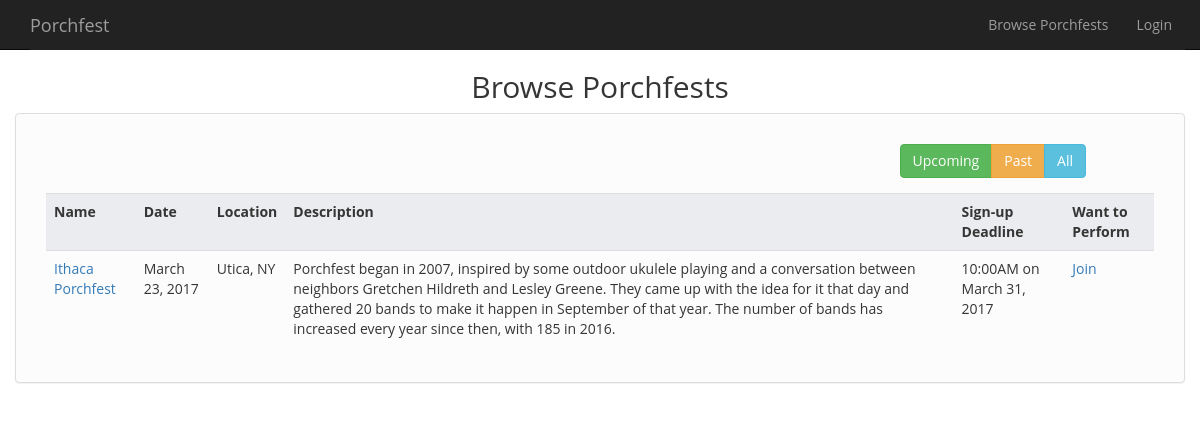
Page /html/browse.php on the earlier database version.
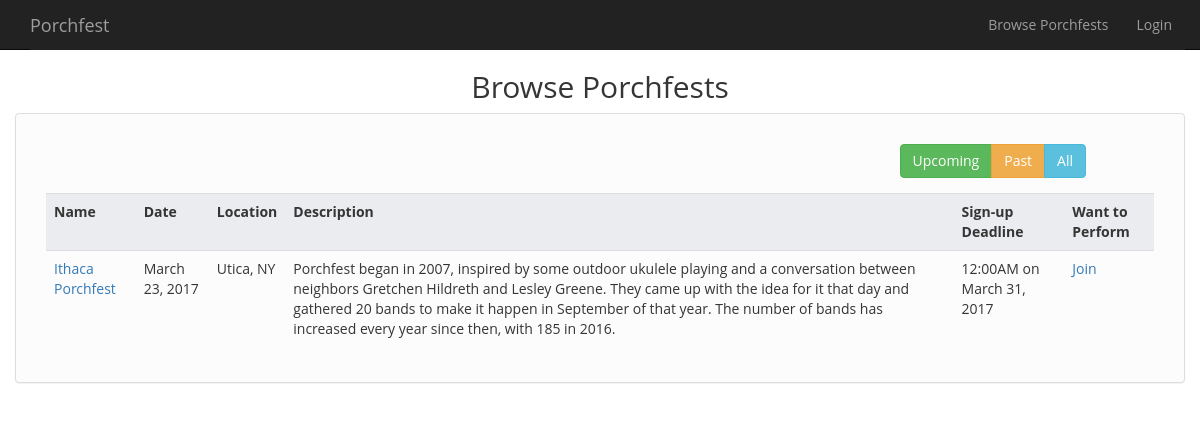
Same page on the later database version.
### tables this page shows
CREATE TABLE `porchfests` (
  `PorchfestID` int(11) NOT NULL,
  `URL` varchar(255) NOT NULL,
  `Name` varchar(255) NOT NULL,
  `Nickname` varchar(255) NOT NULL,
  `Location` varchar(255) NOT NULL,
  `Date` date NOT NULL,
  `Description` text NOT NULL,
  `Deadline` date NOT NULL,
  `Published` tinyint(1) NOT NULL,
  `Scheduled` tinyint(1) NOT NULL DEFAULT '0'
);

### html/browse.php (the view, shortened to what this page needs)
<!DOCTYPE html>
<html lang="en">
<head>
  <?php require_once "../php/modules/stdHead.php" ?>
  <link rel="stylesheet" href="./css/responsive-tables.css">
</head>
<body>
<?php require_once "../php/modules/navigation.php"; ?>
<div class="container">
  <div class="row">
    <h2 class="text-center" > Browse Porchfests </h2>
  </div>
  <div class="row">
    <div class="panel panel-default">
      <div class="panel-body">
        <div class="table-container table-responsive">
          <div class="col-xs-9 col-xs-offset-3 col-sm-4 col-sm-offset-8 col-md-3 col-md-offset-9">
            <div class="btn-group">
              <button type="button" class="btn btn-success btn-filter" data-target="upcoming"> Upcoming </button>
              <button type="button" class="btn btn-warning btn-filter" data-target="past"> Past </button>
              <button type="button" class="btn btn-info btn-filter" data-target="all"> All </button>
            </div>
          </div>
          <div class="col-md-12">
            <table class="responsive table">
              <tr data-status= "fixed">
                <th> Name </th>
                <th> Date </th>
                <th> Location </th>
                <th> Description </th>
                <th> Sign-up Deadline </th>
                <th> Want to Perform </th>
              </tr>
              <?php
                $conn = $mysqli = new mysqli(DB_HOST, DB_USER, DB_PASSWORD, DB_NAME);
                $sql = "SELECT * FROM porchfests ORDER BY Name";
                $result = $conn->query($sql);
                while($porchfest = $result->fetch_assoc()) {
                  $status = 'upcoming';
                  if (strtotime($porchfest['Date']) < date("Y-m-d")) {
                    $status = 'past';
                  }
                  $day = date_format(date_create($porchfest['Date']), 'F j, Y');
                  $deadline = date_format(date_create($porchfest['Deadline']), 'g:iA \o\n F j, Y');
                  $href = '"view/' . strtolower($porchfest['Nickname']);
                  echo '<tr data-status = "' . $status . '">
                        <td>
                          <a href=' . $href . '">' . $porchfest['Name'] . '</a>
                        </td>
                        <td>' . $day . '</td>
                        <td>' . $porchfest['Location'] . '</td>
                        <td>' . $porchfest['Description'] . '</td>
                        <td>' . $deadline . '</td>
                        <td>
                          <a href="bandsignup/' . strtolower($porchfest['Nickname']) . '"> Join </a>
                        </td>
                      </tr>';
                }
              ?>
            </table>
          </div>
        </div>
      </div>
    </div>
  </div>
</div>
</body>
</html>

Differences in the rows shown:
changed porchfests "Ithaca Porchfest": Deadline "10:00AM on March 31, 2017" → "12:00AM on March 31, 2017"
